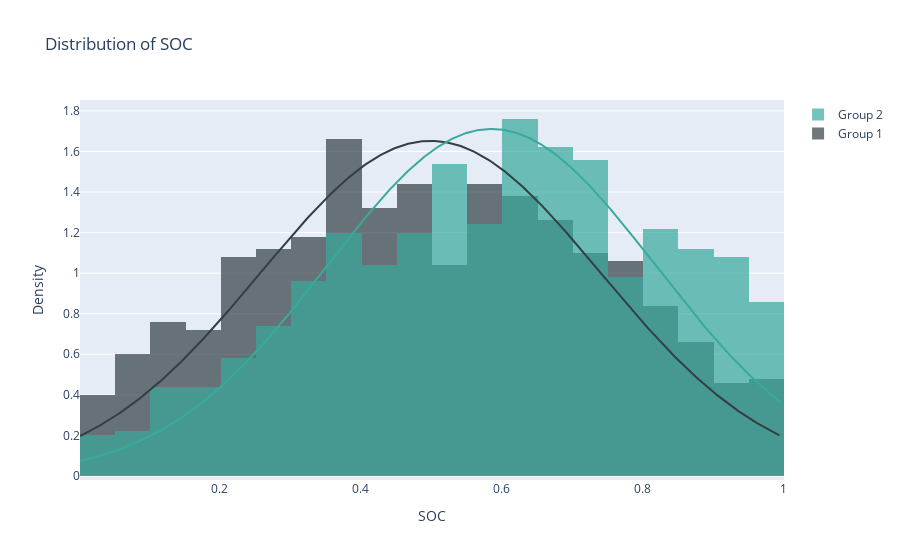

Notebook code for this chart:
### Code cell
import plotly.figure_factory as ff

hist_data = [soc_samples_1, soc_samples_2]
group_labels = ['Group 1', 'Group 2']
colors = ['#333F44', '#37AA9C']

fig = ff.create_distplot(hist_data, group_labels, bin_size=.05, curve_type='normal', colors=colors, show_hist=True, show_rug=False)
fig.update_layout(
    title_text='Distribution of SOC',
    xaxis_title_text='SOC',
    yaxis_title_text='Density',
)
fig.show()

### Figure 1 — Plotly figure (JSON) as saved in the notebook; plotly's stock layout.template omitted (floating-point values rounded to 4 significant figures; data arrays with more than 128 entries replaced by an {"elided": "..."} marker saying what was removed)
{"data": [{"autobinx": false, "histnorm": "probability density", "legendgroup": "Group 1", "marker": {"color": "#333F44"}, "name": "Group 1", "opacity": 0.7, "type": "histogram", "x": {"elided": "1000 float values"}, "xaxis": "x", "xbins": {"end": 0.9968, "size": 0.05, "start": 0.001161}, "yaxis": "y"}, {"autobinx": false, "histnorm": "probability density", "legendgroup": "Group 2", "marker": {"color": "#37AA9C"}, "name": "Group 2", "opacity": 0.7, "type": "histogram", "x": {"elided": "1000 float values"}, "xaxis": "x", "xbins": {"end": 0.9994, "size": 0.05, "start": 0.001194}, "yaxis": "y"}, {"legendgroup": "Group 1", "marker": {"color": "#333F44"}, "mode": "lines", "name": "Group 1", "showlegend": false, "type": "scatter", "x": {"elided": "500 float values"}, "xaxis": "x", "y": {"elided": "500 float values"}, "yaxis": "y"}, {"legendgroup": "Group 2", "marker": {"color": "#37AA9C"}, "mode": "lines", "name": "Group 2", "showlegend": false, "type": "scatter", "x": {"elided": "500 float values"}, "xaxis": "x", "y": {"elided": "500 float values"}, "yaxis": "y"}], "layout": {"barmode": "overlay", "hovermode": "closest", "legend": {"traceorder": "reversed"}, "title": {"text": "Distribution of SOC"}, "xaxis": {"anchor": "y2", "domain": [0, 1], "title": {"text": "SOC"}, "zeroline": false}, "yaxis": {"anchor": "free", "domain": [0, 1], "position": 0, "title": {"text": "Density"}}}}
